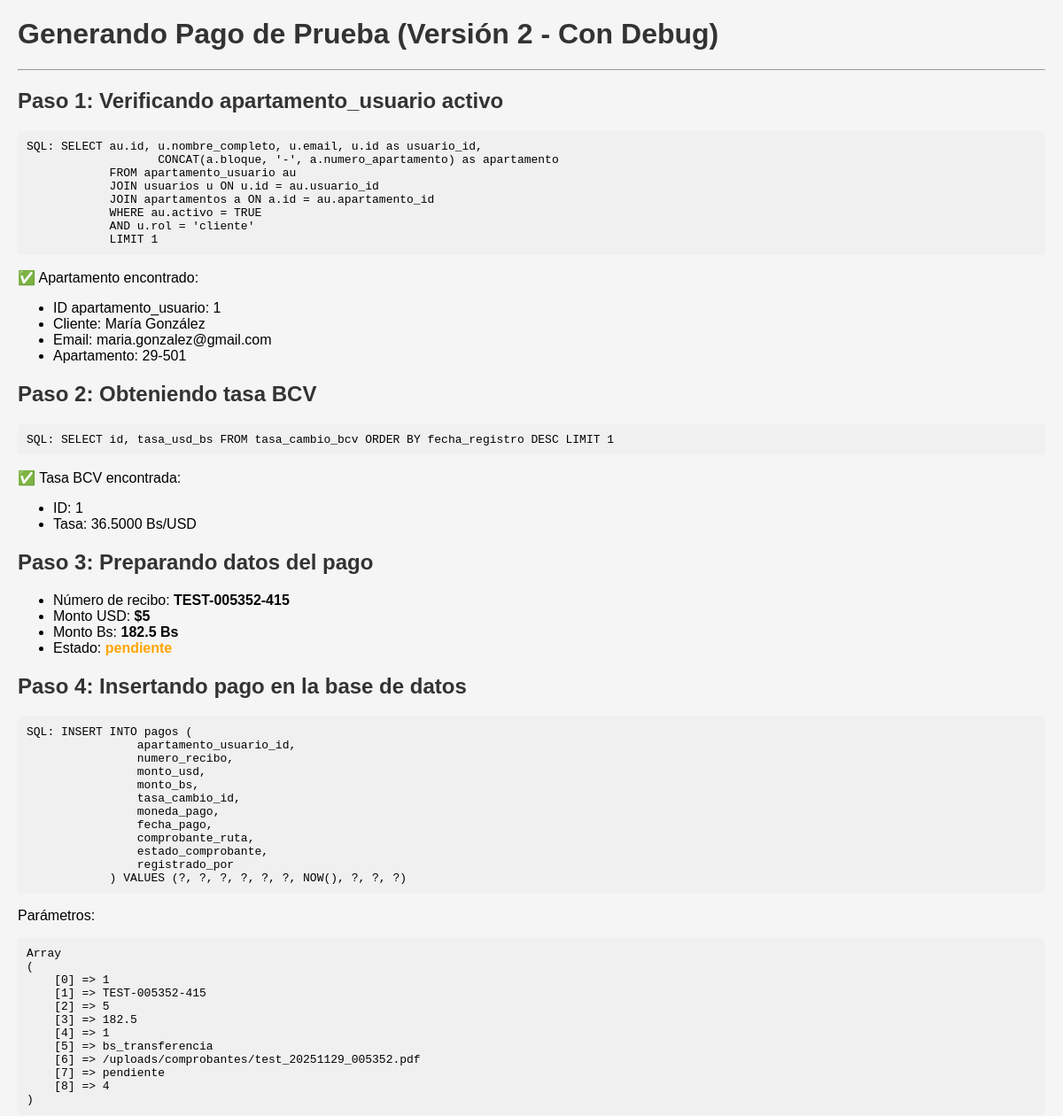
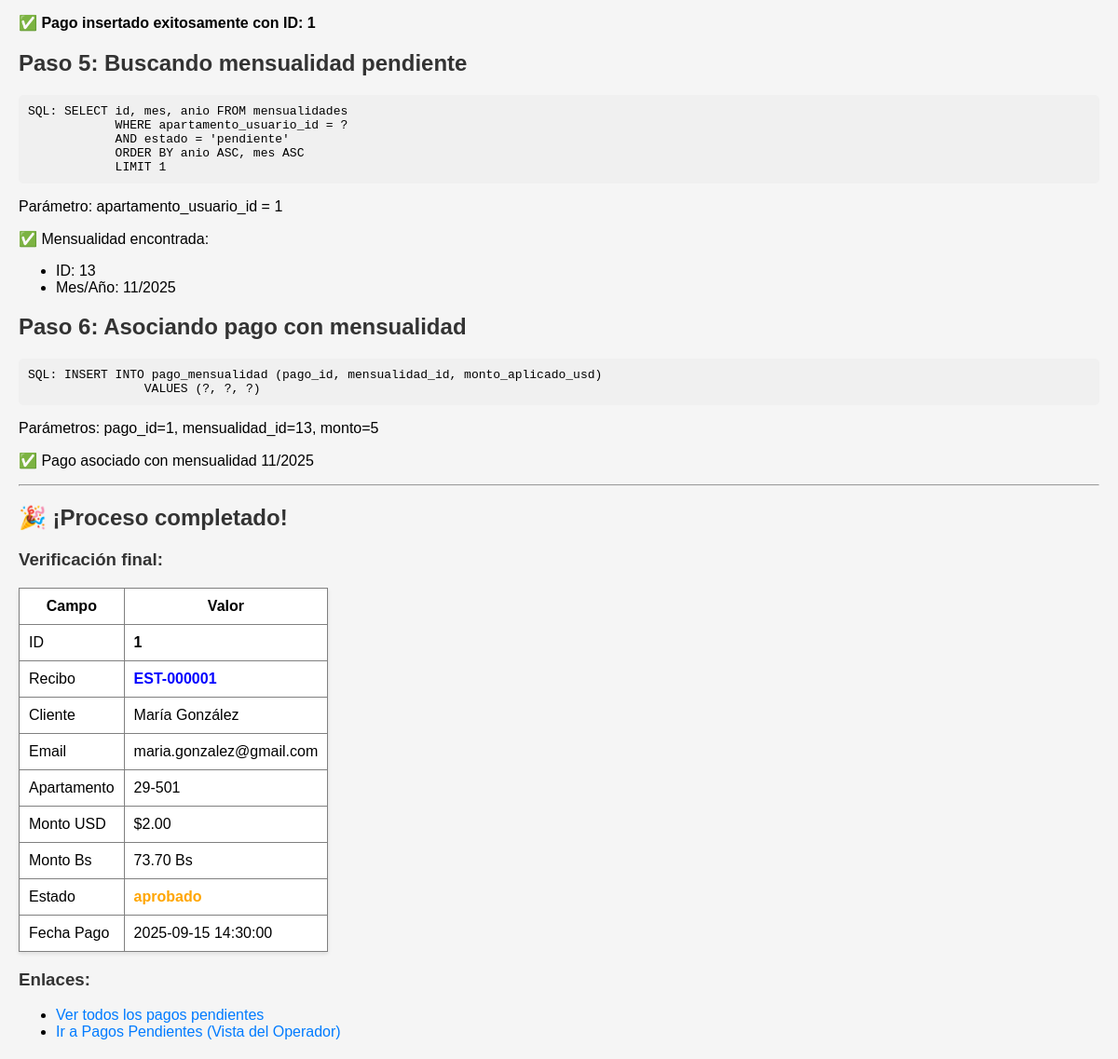
The app's page /public/generar_pago_prueba_v2.php with its own data (2 pictures, top to bottom).
### tables this page shows
CREATE TABLE apartamento_usuario (
    id INT PRIMARY KEY AUTO_INCREMENT,
    apartamento_id INT NOT NULL,
    usuario_id INT NOT NULL,
    cantidad_controles INT DEFAULT 0 COMMENT 'Número de controles asignados',
    fecha_asignacion TIMESTAMP DEFAULT CURRENT_TIMESTAMP,
    activo BOOLEAN DEFAULT TRUE COMMENT 'FALSE cuando se muda o transfiere',

    FOREIGN KEY (apartamento_id) REFERENCES apartamentos(id) ON DELETE CASCADE,
    FOREIGN KEY (usuario_id) REFERENCES usuarios(id) ON DELETE CASCADE,
    INDEX idx_apartamento (apartamento_id),
    INDEX idx_usuario (usuario_id),
    INDEX idx_activo (activo)
);

CREATE TABLE usuarios (
    id INT PRIMARY KEY AUTO_INCREMENT,
    nombre_completo VARCHAR(255) NOT NULL,
    email VARCHAR(255) NOT NULL UNIQUE,
    password VARCHAR(255) NOT NULL COMMENT 'Hash BCRYPT',
    telefono VARCHAR(20),
    rol ENUM('cliente', 'operador', 'consultor', 'administrador') NOT NULL DEFAULT 'cliente',
    activo BOOLEAN DEFAULT TRUE,

     
    intentos_fallidos INT DEFAULT 0 COMMENT 'Máximo 5 intentos',
    bloqueado_hasta DATETIME NULL COMMENT 'Bloqueo temporal por intentos fallidos',

     
    primer_acceso BOOLEAN DEFAULT TRUE COMMENT 'TRUE si es primera vez que ingresa',
    password_temporal BOOLEAN DEFAULT TRUE COMMENT 'TRUE si password fue generado por admin',
    perfil_completo BOOLEAN DEFAULT FALSE COMMENT 'TRUE cuando completa datos personales',

     
    exonerado BOOLEAN DEFAULT FALSE COMMENT 'Usuarios exonerados no pagan mensualidad',
    motivo_exoneracion TEXT NULL,

     
    fecha_registro TIMESTAMP DEFAULT CURRENT_TIMESTAMP,
    ultimo_acceso DATETIME NULL,

    INDEX idx_email (email),
    INDEX idx_rol (rol),
    INDEX idx_activo (activo)
);

CREATE TABLE tasa_cambio_bcv (
    id INT PRIMARY KEY AUTO_INCREMENT,
    tasa_usd_bs DECIMAL(10, 4) NOT NULL COMMENT 'Tasa oficial BCV (Ej: 36.5000)',
    fecha_registro TIMESTAMP DEFAULT CURRENT_TIMESTAMP,
    registrado_por INT NULL COMMENT 'Usuario que actualizó la tasa',
    fuente VARCHAR(100) DEFAULT 'Manual' COMMENT 'Manual o API',

    FOREIGN KEY (registrado_por) REFERENCES usuarios(id) ON DELETE SET NULL,
    INDEX idx_fecha_registro (fecha_registro)
);

CREATE TABLE mensualidades (
    id INT PRIMARY KEY AUTO_INCREMENT,
    apartamento_usuario_id INT NOT NULL,

     
    mes INT NOT NULL COMMENT '1-12',
    anio INT NOT NULL COMMENT 'Año de la mensualidad',

     
    cantidad_controles INT NOT NULL COMMENT 'Cantidad de controles al generar',
    monto_usd DECIMAL(10, 2) NOT NULL COMMENT 'Monto total en USD',
    monto_bs DECIMAL(12, 2) NOT NULL COMMENT 'Monto total en Bs',
    tasa_cambio_id INT NOT NULL COMMENT 'Tasa BCV usada para conversión',

     
    estado ENUM('pendiente', 'pagado', 'vencido') DEFAULT 'pendiente',
    fecha_vencimiento DATE NOT NULL COMMENT 'Último día del mes',
    fecha_generacion TIMESTAMP DEFAULT CURRENT_TIMESTAMP COMMENT 'Día 5 del mes',
    bloqueado BOOLEAN DEFAULT FALSE COMMENT 'TRUE con 4+ meses sin pagar',

    FOREIGN KEY (apartamento_usuario_id) REFERENCES apartamento_usuario(id) ON DELETE CASCADE,
    FOREIGN KEY (tasa_cambio_id) REFERENCES tasa_cambio_bcv(id),
    UNIQUE KEY unique_mensualidad (apartamento_usuario_id, mes, anio),
    INDEX idx_estado (estado),
    INDEX idx_fecha_vencimiento (fecha_vencimiento),
    INDEX idx_mes_anio (mes, anio)
);

CREATE TABLE pagos (
    id INT PRIMARY KEY AUTO_INCREMENT,
    apartamento_usuario_id INT NOT NULL,

     
    numero_recibo VARCHAR(20) NOT NULL UNIQUE COMMENT 'Formato: EST-000001',

     
    monto_usd DECIMAL(10, 2) NOT NULL,
    monto_bs DECIMAL(12, 2) NOT NULL,
    tasa_cambio_id INT NOT NULL,
    moneda_pago ENUM('usd_efectivo', 'bs_transferencia', 'bs_efectivo') NOT NULL,

     
    fecha_pago TIMESTAMP DEFAULT CURRENT_TIMESTAMP,

     
    comprobante_ruta VARCHAR(255) NULL COMMENT 'Path al archivo de comprobante',
    estado_comprobante ENUM('pendiente', 'aprobado', 'rechazado', 'no_aplica') DEFAULT 'no_aplica',
    motivo_rechazo TEXT NULL,

     
    registrado_por INT NOT NULL COMMENT 'Usuario que registró el pago',
    aprobado_por INT NULL COMMENT 'Usuario que aprobó el comprobante',
    fecha_aprobacion DATETIME NULL,

     
    es_reconexion BOOLEAN DEFAULT FALSE,
    monto_reconexion_usd DECIMAL(10, 2) NULL DEFAULT 2.00,

     
    google_sheets_sync BOOLEAN DEFAULT FALSE,
    fecha_sync DATETIME NULL,

     
    notas TEXT NULL,

    FOREIGN KEY (apartamento_usuario_id) REFERENCES apartamento_usuario(id) ON DELETE CASCADE,
    FOREIGN KEY (tasa_cambio_id) REFERENCES tasa_cambio_bcv(id),
    FOREIGN KEY (registrado_por) REFERENCES usuarios(id) ON DELETE RESTRICT,
    FOREIGN KEY (aprobado_por) REFERENCES usuarios(id) ON DELETE SET NULL,
    INDEX idx_numero_recibo (numero_recibo),
    INDEX idx_fecha_pago (fecha_pago),
    INDEX idx_estado_comprobante (estado_comprobante),
    INDEX idx_moneda_pago (moneda_pago)
);

### config/database.php (called while the page is built, shortened)
<?php
class Database
{
    private static ?PDO $instance = null;
    private static bool $testMode = false;
    private static function getConfig(): array
    {
        return [
            'host'    => $_ENV['DB_HOST'] ?? 'localhost',
            'port'    => $_ENV['DB_PORT'] ?? '3306',
            'dbname'  => $_ENV['DB_NAME'] ?? 'estacionamiento_db',
            'user'    => $_ENV['DB_USER'] ?? 'root',
            'pass'    => $_ENV['DB_PASS'] ?? '',
            'charset' => $_ENV['DB_CHARSET'] ?? 'utf8mb4',
        ];
    }
    public static function getInstance(): PDO
    {
        if (self::$instance === null) {
            $config = self::getConfig();
            if (self::$testMode) {
                $dsn = "sqlite:{$config['database']}";
                $options = [
                    PDO::ATTR_ERRMODE            => PDO::ERRMODE_EXCEPTION,
                    PDO::ATTR_DEFAULT_FETCH_MODE => PDO::FETCH_ASSOC,
                    PDO::ATTR_EMULATE_PREPARES   => false,
                ];
                $user = null;
                $pass = null;
            } else {
                $dsn = sprintf(
                    "mysql:host=%s;port=%s;dbname=%s;charset=%s",
                    $config['host'],
                    $config['port'],
                    $config['dbname'],
                    $config['charset']
                );
                $options = [
                    PDO::ATTR_ERRMODE            => PDO::ERRMODE_EXCEPTION,
                    PDO::ATTR_DEFAULT_FETCH_MODE => PDO::FETCH_ASSOC,
                    PDO::ATTR_EMULATE_PREPARES   => false,
                    PDO::MYSQL_ATTR_INIT_COMMAND => "SET NAMES {$config['charset']}"
                ];
                $user = $config['user'];
                $pass = $config['pass'];
            }
            try {
                self::$instance = new PDO($dsn, $user, $pass, $options);
                if (!self::$testMode) {
                    self::$instance->exec("SET NAMES 'utf8mb4' COLLATE 'utf8mb4_unicode_ci'");
                    self::$instance->exec("SET CHARACTER SET utf8mb4");
                    self::$instance->exec("SET character_set_connection=utf8mb4");
                    self::$instance->exec("SET character_set_client=utf8mb4");
                    self::$instance->exec("SET character_set_results=utf8mb4");
                }
            } catch (PDOException $e) {
                error_log("[DB ERROR] No se pudo conectar: " . $e->getMessage());
                if (($_ENV['APP_ENV'] ?? 'production') === 'production') {
                    throw new PDOException("Error de conexión a la base de datos");
                } else {
                    throw $e;
                }
            }
        }
        return self::$instance;
    }
    public static function query(string $sql, array $params = []): PDOStatement
    {
        $pdo = self::getInstance();
        $stmt = $pdo->prepare($sql);
        $stmt->execute($params);
        return $stmt;
    }
    public static function fetchOne(string $sql, array $params = [])
    {
        $stmt = self::query($sql, $params);
        return $stmt->fetch();
    }
    public static function insert(string $sql, array $params = []): string
    {
        self::query($sql, $params);
        return self::getInstance()->lastInsertId();
    }
}

### public/generar_pago_prueba_v2.php (the view, shortened to what this page needs)
<?php
require_once __DIR__ . '/../config/database.php';
echo "<h1>Generando Pago de Prueba (Versión 2 - Con Debug)</h1>";
echo "<hr>";
try {
    echo "<h2>Paso 1: Verificando apartamento_usuario activo</h2>";
    $sql = "SELECT au.id, u.nombre_completo, u.email, u.id as usuario_id,
                   CONCAT(a.bloque, '-', a.numero_apartamento) as apartamento
            FROM apartamento_usuario au
            JOIN usuarios u ON u.id = au.usuario_id
            JOIN apartamentos a ON a.id = au.apartamento_id
            WHERE au.activo = TRUE
            AND u.rol = 'cliente'
            LIMIT 1";
    echo "<pre>SQL: $sql</pre>";
    $apartamentoUsuario = Database::fetchOne($sql);
    echo "<p>✅ Apartamento encontrado:</p>";
    echo "<ul>";
    echo "<li>ID apartamento_usuario: {$apartamentoUsuario['id']}</li>";
    echo "<li>Cliente: {$apartamentoUsuario['nombre_completo']}</li>";
    echo "<li>Email: {$apartamentoUsuario['email']}</li>";
    echo "<li>Apartamento: {$apartamentoUsuario['apartamento']}</li>";
    echo "</ul>";
    echo "<h2>Paso 2: Obteniendo tasa BCV</h2>";
    $sql = "SELECT id, tasa_usd_bs FROM tasa_cambio_bcv ORDER BY fecha_registro DESC LIMIT 1";
    echo "<pre>SQL: $sql</pre>";
    $tasaBCV = Database::fetchOne($sql);
    echo "<p>✅ Tasa BCV encontrada:</p>";
    echo "<ul>";
    echo "<li>ID: {$tasaBCV['id']}</li>";
    echo "<li>Tasa: {$tasaBCV['tasa_usd_bs']} Bs/USD</li>";
    echo "</ul>";
    echo "<h2>Paso 3: Preparando datos del pago</h2>";
    $numeroRecibo = 'TEST-' . date('His') . '-' . str_pad(rand(100, 999), 3, '0', STR_PAD_LEFT);
    $montoUSD = 5.00;
    $montoBS = round($montoUSD * $tasaBCV['tasa_usd_bs'], 2);
    echo "<ul>";
    echo "<li>Número de recibo: <strong>{$numeroRecibo}</strong></li>";
    echo "<li>Monto USD: <strong>\${$montoUSD}</strong></li>";
    echo "<li>Monto Bs: <strong>{$montoBS} Bs</strong></li>";
    echo "<li>Estado: <strong style='color:orange;'>pendiente</strong></li>";
    echo "</ul>";
    echo "<h2>Paso 4: Insertando pago en la base de datos</h2>";
    $sql = "INSERT INTO pagos (
                apartamento_usuario_id,
                numero_recibo,
                monto_usd,
                monto_bs,
                tasa_cambio_id,
                moneda_pago,
                fecha_pago,
                comprobante_ruta,
                estado_comprobante,
                registrado_por
            ) VALUES (?, ?, ?, ?, ?, ?, NOW(), ?, ?, ?)";
    echo "<pre>SQL: $sql</pre>";
    $params = [
        $apartamentoUsuario['id'],
        $numeroRecibo,
        $montoUSD,
        $montoBS,
        $tasaBCV['id'],
        'bs_transferencia',
        '/uploads/comprobantes/test_' . date('Ymd_His') . '.pdf',
        'pendiente',
        $apartamentoUsuario['usuario_id']
    ];
    echo "<p>Parámetros:</p>";
    echo "<pre>" . print_r($params, true) . "</pre>";
    $pagoId = Database::insert($sql, $params);
    echo "<p>✅ <strong>Pago insertado exitosamente con ID: {$pagoId}</strong></p>";
    echo "<h2>Paso 5: Buscando mensualidad pendiente</h2>";
    $sql = "SELECT id, mes, anio FROM mensualidades
            WHERE apartamento_usuario_id = ?
            AND estado = 'pendiente'
            ORDER BY anio ASC, mes ASC
            LIMIT 1";
    echo "<pre>SQL: $sql</pre>";
    echo "<p>Parámetro: apartamento_usuario_id = {$apartamentoUsuario['id']}</p>";
    $mensualidad = Database::fetchOne($sql, [$apartamentoUsuario['id']]);
    if ($mensualidad) {
        echo "<p>✅ Mensualidad encontrada:</p>";
        echo "<ul>";
        echo "<li>ID: {$mensualidad['id']}</li>";
        echo "<li>Mes/Año: {$mensualidad['mes']}/{$mensualidad['anio']}</li>";
        echo "</ul>";
        echo "<h2>Paso 6: Asociando pago con mensualidad</h2>";
        $sql = "INSERT INTO pago_mensualidad (pago_id, mensualidad_id, monto_aplicado_usd)
                VALUES (?, ?, ?)";
        echo "<pre>SQL: $sql</pre>";
        echo "<p>Parámetros: pago_id={$pagoId}, mensualidad_id={$mensualidad['id']}, monto={$montoUSD}</p>";
        $result = Database::insert($sql, [$pagoId, $mensualidad['id'], $montoUSD]);
        if ($result) {
            echo "<p>✅ Pago asociado con mensualidad {$mensualidad['mes']}/{$mensualidad['anio']}</p>";
        } else {
            echo "<p style='color:orange;'>⚠️ No se pudo asociar con mensualidad (pero el pago se creó)</p>";
        }
    } else {
        echo "<p style='color:orange;'>⚠️ No hay mensualidades pendientes para este apartamento</p>";
        echo "<p>El pago se creó pero no está asociado a ninguna mensualidad</p>";
    }
    echo "<hr>";
    echo "<h2>🎉 ¡Proceso completado!</h2>";
    echo "<h3>Verificación final:</h3>";
    $sql = "SELECT
                p.id,
                p.numero_recibo,
                p.monto_usd,
                p.monto_bs,
                p.estado_comprobante,
                p.fecha_pago,
                u.nombre_completo as cliente,
                u.email,
                CONCAT(a.bloque, '-', a.numero_apartamento) as apartamento
            FROM pagos p
            JOIN apartamento_usuario au ON au.id = p.apartamento_usuario_id
            JOIN usuarios u ON u.id = au.usuario_id
            JOIN apartamentos a ON a.id = au.apartamento_id
            WHERE p.id = ?";
    $pagoVerificado = Database::fetchOne($sql, [$pagoId]);
    if ($pagoVerificado) {
        echo "<table border='1' cellpadding='10' style='border-collapse:collapse; background-color:white;'>";
        echo "<tr><th>Campo</th><th>Valor</th></tr>";
        echo "<tr><td>ID</td><td><strong>{$pagoVerificado['id']}</strong></td></tr>";
        echo "<tr><td>Recibo</td><td><strong style='color:blue;'>{$pagoVerificado['numero_recibo']}</strong></td></tr>";
        echo "<tr><td>Cliente</td><td>{$pagoVerificado['cliente']}</td></tr>";
        echo "<tr><td>Email</td><td>{$pagoVerificado['email']}</td></tr>";
        echo "<tr><td>Apartamento</td><td>{$pagoVerificado['apartamento']}</td></tr>";
        echo "<tr><td>Monto USD</td><td>\${$pagoVerificado['monto_usd']}</td></tr>";
        echo "<tr><td>Monto Bs</td><td>{$pagoVerificado['monto_bs']} Bs</td></tr>";
        echo "<tr><td>Estado</td><td><strong style='color:orange;'>{$pagoVerificado['estado_comprobante']}</strong></td></tr>";
        echo "<tr><td>Fecha Pago</td><td>{$pagoVerificado['fecha_pago']}</td></tr>";
        echo "</table>";
        echo "<h3>Enlaces:</h3>";
        echo "<ul>";
        echo "<li><a href='/controldepagosestacionamiento/public/verificar_pagos_pendientes.php' target='_blank'>Ver todos los pagos pendientes</a></li>";
        echo "<li><a href='/controldepagosestacionamiento/public/operador/pagos-pendientes' target='_blank'>Ir a Pagos Pendientes (Vista del Operador)</a></li>";
        echo "</ul>";
    } else {
        echo "<p style='color:red;'>❌ ERROR: No se pudo verificar el pago insertado</p>";
    }
} catch (Exception $e) {
    echo "<div style='background-color: #f8d7da; padding: 15px; border: 1px solid #dc3545; border-radius: 5px; margin-top: 20px;'>";
    echo "<h3>❌ ERROR</h3>";
    echo "<p><strong>Mensaje:</strong> " . $e->getMessage() . "</p>";
    echo "<p><strong>Archivo:</strong> " . $e->getFile() . "</p>";
    echo "<p><strong>Línea:</strong> " . $e->getLine() . "</p>";
    echo "<h4>Stack Trace:</h4>";
    echo "<pre>" . $e->getTraceAsString() . "</pre>";
    echo "</div>";
}
?>

### public/generar_pago_prueba_v2.php (style rules this page uses)
h1, h2, h3 { color: #333; }
pre { background-color: #f0f0f0; padding: 10px; border-radius: 5px; overflow-x: auto; }
table { box-shadow: 0 2px 4px rgba(0,0,0,0.1); }
a { color: #007bff; text-decoration: none; }

### records on screen
apartamento_usuario: id "1", usuario.nombre_completo "María González", usuario.email "maria.gonzalez@gmail.com"
tasa_cambio_bcv: id "1", tasa_usd_bs "36.5000", tasa_usd_bs "182.5"
mensualidades: id "13", mes "11", anio "2025"
pagos: id "1", numero_recibo "EST-000001", usuarios.nombre_completo "María González", usuarios.email "maria.gonzalez@gmail.com", monto_usd "2.00", monto_bs "73.70", estado_comprobante "aprobado", fecha_pago "2025-09-15 14:30:00"

### other values on screen
$apartamentoUsuario['apartamento'] "29-501"
$sql "SELECT id, tasa_usd_bs FROM tasa_cambio_bcv ORDER BY fecha_registro DESC LIMIT 1"
$numeroRecibo "TEST-005352-415"
$montoUSD "5"
print_r($params, true) "Array ( [0] => 1 [1] => TEST-005352-415 [2] => 5 [3] => 182.5 [4] => 1 [5] => bs_transferencia [6] => /uploads/comprobantes/test_20251129_005352.pdf [7] => pendiente [8] => 4 )"
$pagoId "1"
$sql "SELECT id, mes, anio FROM mensualidades WHERE apartamento_usuario_id = ? AND estado = 'pendiente' ORDER BY anio ASC, mes ASC LIMIT 1"
$sql "INSERT INTO pago_mensualidad (pago_id, mensualidad_id, monto_aplicado_usd) VALUES (?, ?, ?)"
$pagoVerificado['apartamento'] "29-501"
